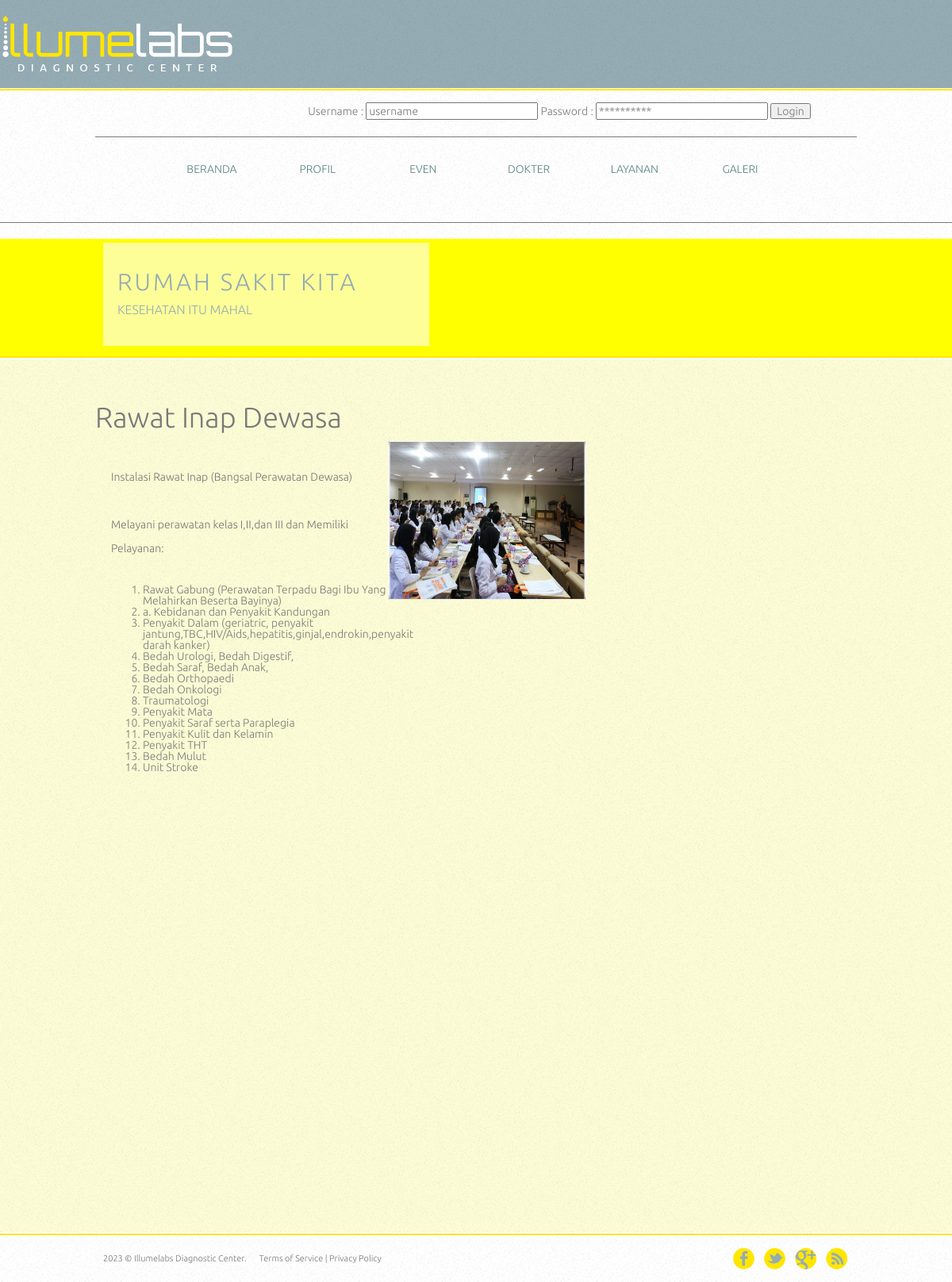
/detail_layanan.php?id=1, run on the app's committed database.
### tables this page shows
CREATE TABLE IF NOT EXISTS `pelayanan` (
`id_pelayanan` int(5) NOT NULL,
  `nama_pelayanan` varchar(20) NOT NULL,
  `deskripsi` longtext NOT NULL,
  `foto` varchar(50) NOT NULL
);

### detail_layanan.php (called while the page is built, shortened)
<?php
require 'pages/beranda.php';
?>

### libraries/m_layanan.php (called while the page is built, shortened)
<?php
class layanan{
	private $db;
	public function layanan(){
		$this->db = new DBClass();
	}
	public function readlayanan($id){
		$query = "SELECT * FROM pelayanan WHERE id_pelayanan =".$id;
		return $this->db->getRows($query);
	}
}
?>

### libraries/DBClass.php (called while the page is built, shortened)
<?php
	class DBClass
	{
		public $host, $user, $password;
		function __construct()
		{
			$this->db = false;
			$this->dbname = 'rumah_sakit';
			$this->host   = 'localhost';
			$this->user   = 'root';
			$this->password = '';
		}
		function connect()
		{
			$this->db = mysql_connect(
				$this->host,
				$this->user,
				$this->password)
			or die("Database Connection Access Error..".mysql_error());
		}
		function getRows($sql)
		{
			$this->rowColl = mysql_query($sql) or die("Error : ".mysql_error());
			$rows  = array();
			while ($row = mysql_fetch_array($this->rowColl, MYSQL_ASSOC))
				$rows[] = $row;
			return $rows;
		}
	}
?>

### pages/v_detail_layanan.php (the view, shortened to what this page needs)
 <?php
require_once('libraries/m_layanan.php');
require_once('libraries/DBClass.php');
$layanan = new layanan();
$data = $layanan->readlayanan($_GET['id']);
?>
<!DOCTYPE HTML>
<html>
<head>
	<link rel="stylesheet" href="css/style.css" type="text/css">
</head>
<body>
	<div id="body">
	<?php foreach($data as $r):?>
		<div id="blog">
		<span><h1><?php echo  $r['nama_pelayanan']; ?></h1></span>
		 <img src="<?php echo  $r['foto']; ?>" alt="" width='250' height='200' border='5px'>
					<div class="article">
						<p>
						<?php echo  $r['deskripsi']; ?>
						</p>
					</div>
			</div>
			<?php endforeach?>
</div>
</div>
</body>
</html>

### css/style.css (style rules this page uses)
body { background: url(../images/bg-body.jpg) repeat; font-family: 'Conv_Ubuntu-Light'; font-size: 14px; font-weight: normal; line-height: 1; margin: 0; min-width: 960px; padding: 0; }
#featured > div { margin: 0 auto; overflow: hidden; padding: 33px 0 27px; width: 960px; }
#featured div .article { float: left; margin: 0; padding: 0 10px; width: 460px; }
#featured div .article p { color: #767676; line-height: 30px; margin: 0; padding: 20px 0; }
#body { background: url(../images/bg-content.jpg) repeat; margin: 0 auto; min-height: 1100px; overflow: hidden; padding: 20px 0; width: 960px; }
#body #blog { float: left; margin: 0 32px 0 0; padding: 0; width: 620px; }
#body #blog div { margin: 0; padding: 0 0 30px 0; }
#body #blog > div { padding: 0 0 30px; }
#body #blog .article { float: left; margin: 0; padding: 0 0 5px 20px; width: 369px; }
#body #blog .article p { color: #767676; line-height: 30px; margin: 0; padding: 0 0 30px; }

### assets/css/style.css (style rules this page uses)
body { color: #797979; background: #f2f2f2; font-family: 'Ruda', sans-serif; padding: 0px !important; margin: 0px !important; font-size:13px; }

### data on the page
pelayanan: nama_pelayanan "Rawat Inap Dewasa", foto (picture), deskripsi "Instalasi Rawat Inap (Bangsal Perawatan Dewasa) Melayani perawatan kelas I,II,dan III dan Memiliki Pelayanan: Rawat Gabung (Perawatan Terpadu Bagi Ibu Yang Melahirkan Beserta Bayinya) a. Kebidanan dan Penyakit Kandungan Penyakit Dalam (geriatric, penyakit jantung,TBC,HIV/Aids,hepatitis,ginjal,endrokin,penyakit darah kanker) Bedah Urologi, Bedah Digestif, Bedah Saraf, Bedah Anak, Bedah Orthopaedi Bedah Onkologi Traumatologi Penyakit Mata Penyakit Saraf serta Paraplegia Penyakit Kulit dan Kelamin Penyakit THT Bedah Mulut Unit Stroke"
